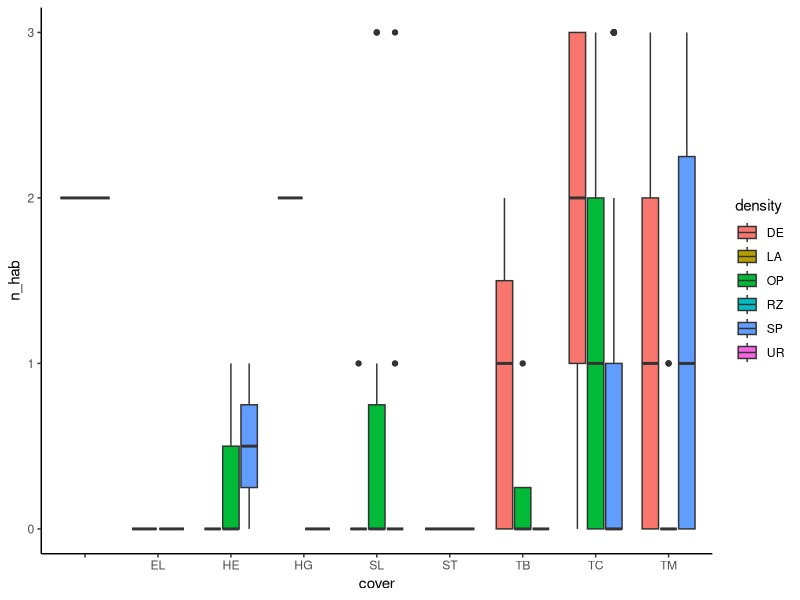

Recreate this plot in R.
## ---- chunk 1
# Load some libraries.
library('ggplot2')
library('tidyverse')
library('lme4')

# Read in the points.
points <- read.csv('../data/interim/points.csv', stringsAsFactors=FALSE)

p.points <- points %>%
  filter(n_hab >= 0)

ggplot(p.points, aes(x=cover, y=n_hab, fill=density)) +
  theme_classic() +
  geom_boxplot()
## ---- chunk 2
p.points %>% filter(cover=='')
## ---- chunk 3
p.points <- p.points %>% filter(!cover=='')
## ---- chunk 4
p.points <- p.points %>% mutate(density=case_when(
  density=='RZ' ~ 'NL',
  density=='UR' ~ 'NL',
  TRUE ~ density
))

# And then scale the numeric variables.
s.points <- p.points %>% mutate(canopy.closure=scale(canopy.closure), basal.area=scale(basal.area), live.stems=scale(live.stems), v.comp=scale(v.comp), dom.sp.per=scale(dom.sp.per), age=scale(age), height=scale(height))
## ---- chunk 5
sink.corr <- glmer(case ~ canopy.closure + basal.area + density + (1|site), data=s.points, family=binomial(link='logit'))
## ---- chunk 6
map(p.points, ~sum(is.na(.)))
## ---- chunk 7
p.points[which(is.na(p.points$live.stems)), ]
## ---- chunk 8
f.points <- s.points %>% filter(cover %in% c('TC', 'TM', 'TB')) %>%
  drop_na()

f.points %>% group_by(case) %>%
  summarize(n())
## ---- chunk 9
# "Boost" models.
b.basal <- glmer(case ~ n_hab + basal.area + (1|site), data=f.points, family=binomial(link='logit'))

b.canopy <- glmer(case ~ n_hab + canopy.closure + (1|site), data=f.points, family=binomial(link='logit'))

b.comp <- glmer(case ~ n_hab + v.comp + (1|site), data=f.points, family=binomial(link='logit'))

# "Solo" models.
s.basal <- glmer(case ~ basal.area + (1|site), data=f.points, family=binomial(link='logit'))

s.canopy <- glmer(case ~ canopy.closure + (1|site), data=f.points, family=binomial(link='logit'))

s.comp <- glmer(case ~ v.comp + (1|site), data=f.points, family=binomial(link='logit'))

# And of course habitat models.
n.hab <- glmer(case ~ n_hab + (1|site), data=f.points, family=binomial(link='logit'))

f.hab <- glmer(case ~ f_hab + (1|site), data=f.points, family=binomial(link='logit'))

# Check what pops out.
aic <- AIC(b.basal, b.canopy, b.comp, s.basal, s.canopy, s.comp, n.hab, f.hab)

aic %>% rownames_to_column() %>%
  arrange(AIC)
